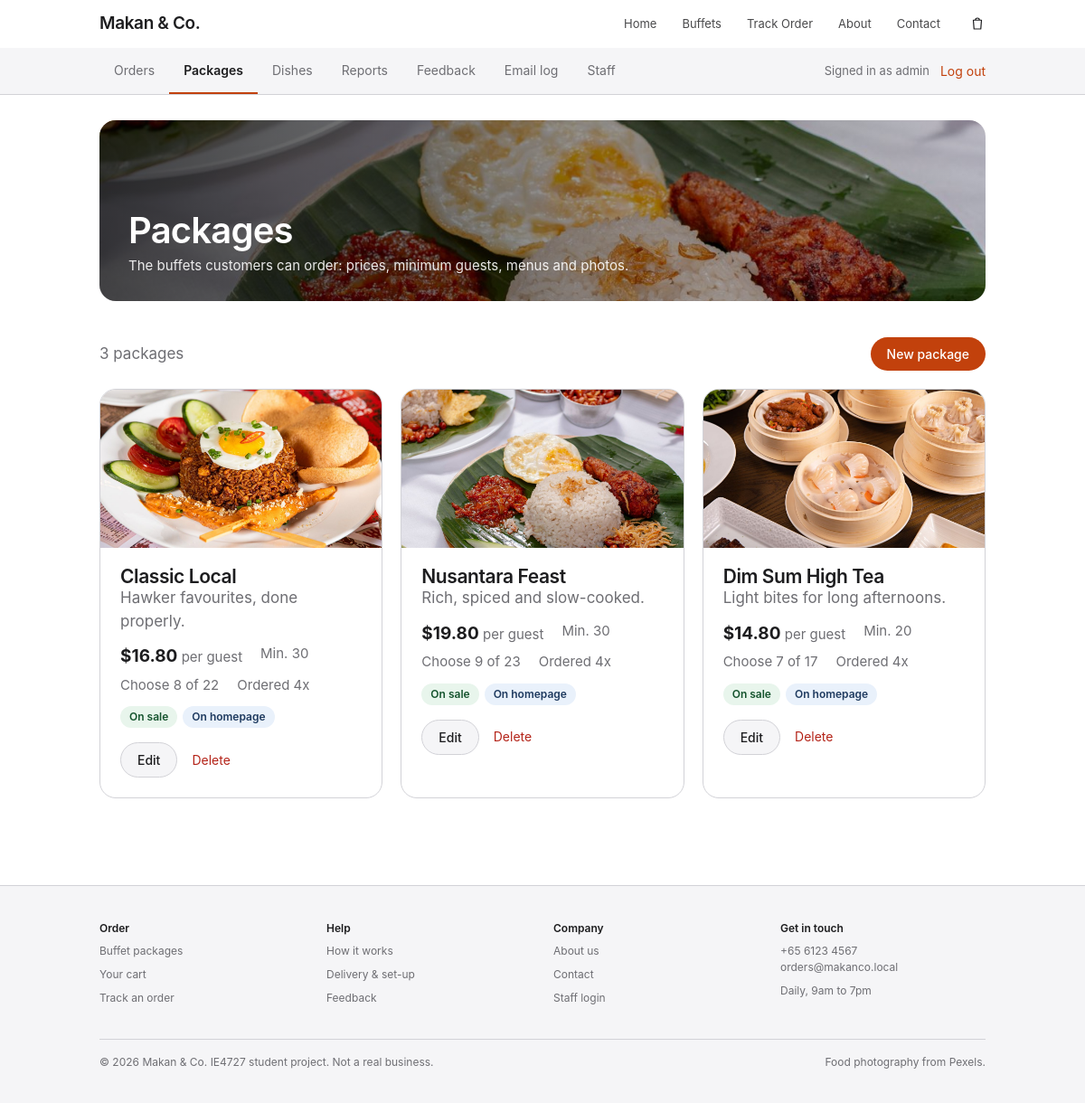
Screenshot of /base/admin.php?view=packages (signed in) with the database file from the repository.
### tables this page shows
CREATE TABLE packages (
    id            INT UNSIGNED AUTO_INCREMENT PRIMARY KEY,
    name          VARCHAR(60)  NOT NULL,
    tagline       VARCHAR(120) NOT NULL,
    description   TEXT         NOT NULL,
    price_per_pax DECIMAL(6,2) NOT NULL,
    min_pax       SMALLINT UNSIGNED NOT NULL,
    image         VARCHAR(120) NOT NULL,
    image_alt     VARCHAR(160) NOT NULL,
    is_featured   TINYINT(1)   NOT NULL DEFAULT 0,
    is_active     TINYINT(1)   NOT NULL DEFAULT 1,
    sort_order    SMALLINT     NOT NULL DEFAULT 0
);

### base/admin.php (called while the page is built, shortened)
<?php
require_once __DIR__ . '/includes/config.php';
$adminViews = [
    'orders'   => ['Orders',    'images/occasion-corporate.jpg'],
    'packages' => ['Packages',  'images/pkg-nusantara.jpg'],
    'dishes'   => ['Dishes',    'images/feature-fresh.jpg'],
    'reports'  => ['Reports',   'images/hero-spread.jpg'],
    'feedback' => ['Feedback',  'images/occasion-family.jpg'],
    'emails'   => ['Email log', 'images/pkg-dim-sum-tea.jpg'],
    'staff'    => ['Staff',     'images/occasion-celebration.jpg'],
];
$subViews = [
    'order'   => 'orders',
    'package' => 'packages',
    'dish'    => 'dishes',
];
$view = getValue('view');
if (isset($subViews[$view])) {
    $activeTab = $subViews[$view];
} elseif (isset($adminViews[$view])) {
    $activeTab = $view;
} else {
    $view = $activeTab = 'orders';
}
require __DIR__ . '/includes/admin/' . $view . '.php';

### base/includes/config.php (called while the page is built, shortened)
<?php
$navItems = [
    'index.php'   => 'Home',
    'buffets.php' => 'Buffets',
    'track.php'   => 'Track Order',
    'about.php'   => 'About',
    'contact.php' => 'Contact',
];
function e($value)
{
    return htmlspecialchars((string) $value, ENT_QUOTES, 'UTF-8');
}
function money($amount)
{
    return '$' . number_format((float) $amount, 2);
}
function cartCount()
{
    return isset($_SESSION['cart']) ? count($_SESSION['cart']) : 0;
}
require_once __DIR__ . '/functions.php';

### base/includes/functions.php (called while the page is built, shortened)
<?php
function getValue($key)
{
    return isset($_GET[$key]) && is_string($_GET[$key]) ? trim($_GET[$key]) : '';
}

### base/includes/admin/packages.php (the view, shortened to what this page needs)
<?php
$pdo = db();
$packages = $pdo->query(
    'SELECT p.*,
            (SELECT COALESCE(SUM(r.choose_count), 0) FROM package_rules r WHERE r.package_id = p.id) AS dishes_to_pick,
            (SELECT COUNT(*) FROM package_dishes pd WHERE pd.package_id = p.id) AS dishes_offered,
            (SELECT COUNT(*) FROM order_items i WHERE i.package_id = p.id) AS times_ordered
     FROM packages p
     ORDER BY p.sort_order, p.name'
)->fetchAll();
$adminHeading = 'Packages';
$adminIntro = 'The buffets customers can order: prices, minimum guests, menus and photos.';
require __DIR__ . '/top.php';
?>
<section class="section-tight">
    <div class="container">
        <div class="toolbar">
            <p class="muted"><?= count($packages) ?> packages</p>
            <a class="btn btn-primary btn-small" href="admin.php?view=package">New package</a>
        </div>
        <div class="admin-cards">
            <?php foreach ($packages as $pkg): ?>
                <article class="admin-card<?= $pkg['is_active'] ? '' : ' is-off' ?>">
                    <img src="<?= e($pkg['image']) ?>" alt="<?= e($pkg['image_alt']) ?>" loading="lazy">
                    <div class="admin-card-body">
                        <h2><?= e($pkg['name']) ?></h2>
                        <p class="muted"><?= e($pkg['tagline']) ?></p>
                        <ul class="package-facts">
                            <li><strong><?= money($pkg['price_per_pax']) ?></strong> per guest</li>
                            <li>Min. <?= (int) $pkg['min_pax'] ?></li>
                            <li>Choose <?= (int) $pkg['dishes_to_pick'] ?> of <?= (int) $pkg['dishes_offered'] ?></li>
                            <li>Ordered <?= (int) $pkg['times_ordered'] ?>x</li>
                        </ul>
                        <p class="admin-card-tags">
                            <span class="badge <?= $pkg['is_active'] ? 'badge-delivered' : '' ?>"><?= $pkg['is_active'] ? 'On sale' : 'Hidden' ?></span>
                            <?php if ($pkg['is_featured']): ?><span class="badge badge-confirmed">On homepage</span><?php endif; ?>
                        </p>
                        <div class="admin-card-actions">
                            <a class="btn btn-secondary btn-small" href="admin.php?view=package&amp;id=<?= (int) $pkg['id'] ?>">Edit</a>
                            <form method="post" action="admin.php?view=packages"
                                  data-confirm="Delete <?= e($pkg['name']) ?>? Past orders keep their details, but the package disappears from the site.">
                                <button class="link-button link-danger" type="submit">Delete</button>
                            </form>
                        </div>
                    </div>
                </article>
            <?php endforeach; ?>
        </div>
    </div>
</section>
<?php require __DIR__ . '/../footer.php'; ?>

### base/includes/header.php (shortened to what this page needs)
<?php
require_once __DIR__ . '/config.php';
$currentPage = basename($_SERVER['SCRIPT_NAME']);
?>
<!DOCTYPE html>
<html lang="en">
<head>
    <link rel="stylesheet" href="css/style.css">
</head>
<body>
<header class="site-header" id="siteHeader">
    <nav class="nav container" aria-label="Main">
        <a class="nav-logo" href="index.php"><?= e(SITE_NAME) ?></a>
        <ul class="nav-links" id="navLinks">
            <?php foreach ($navItems as $file => $label): ?>
                <li>
                    <a href="<?= e($file) ?>"<?= $file === $currentPage ? ' class="active" aria-current="page"' : '' ?>>
                        <?= e($label) ?>
                    </a>
                </li>
            <?php endforeach; ?>
        </ul>
        <a class="nav-cart" href="cart.php" aria-label="Cart, <?= cartCount() ?> item(s)">
            <svg viewBox="0 0 24 24" width="18" height="18" aria-hidden="true">
                <path d="M6 7h12l-1 13H7L6 7Zm3 0a3 3 0 0 1 6 0" fill="none" stroke="currentColor" stroke-width="1.6" stroke-linejoin="round"/>
            </svg>
        </a>
    </nav>
</header>
<main id="main">

### base/includes/admin/top.php (shortened to what this page needs)
<?php
require __DIR__ . '/../header.php';
?>
<section class="admin-bar">
    <div class="container admin-bar-inner">
        <nav class="admin-tabs" aria-label="Staff">
            <?php foreach ($adminViews as $key => $tab): ?>
                <a href="admin.php?view=<?= e($key) ?>"<?= $key === $activeTab ? ' class="active" aria-current="page"' : '' ?>><?= e($tab[0]) ?></a>
            <?php endforeach; ?>
        </nav>
        <form method="post" action="admin.php" class="admin-user">
            <span class="muted">Signed in as <?= e($_SESSION['admin_name']) ?></span>
            <button class="link-button" type="submit" name="action" value="logout">Log out</button>
        </form>
    </div>
</section>
<section class="admin-hero">
    <div class="container">
        <div class="admin-hero-inner">
            <img src="<?= e($adminViews[$activeTab][1]) ?>" alt="" loading="lazy">
            <div class="admin-hero-text">
                <h1><?= e($adminHeading) ?></h1>
                <?php if (!empty($adminIntro)): ?><p><?= e($adminIntro) ?></p><?php endif; ?>
            </div>
        </div>
    </div>
</section>

### base/includes/footer.php (shortened to what this page needs)
</main>
<footer class="site-footer">
    <div class="container">
        <div class="footer-grid">
            <div>
                <h2 class="footer-heading">Order</h2>
                <ul>
                    <li><a href="buffets.php">Buffet packages</a></li>
                    <li><a href="cart.php">Your cart</a></li>
                    <li><a href="track.php">Track an order</a></li>
                </ul>
            </div>
            <div>
                <h2 class="footer-heading">Help</h2>
                <ul>
                    <li><a href="index.php#how-it-works">How it works</a></li>
                    <li><a href="about.php#delivery">Delivery &amp; set-up</a></li>
                    <li><a href="contact.php">Feedback</a></li>
                </ul>
            </div>
            <div>
                <h2 class="footer-heading">Company</h2>
                <ul>
                    <li><a href="about.php">About us</a></li>
                    <li><a href="contact.php">Contact</a></li>
                    <li><a href="admin.php">Staff login</a></li>
                </ul>
            </div>
            <div>
                <h2 class="footer-heading">Get in touch</h2>
                <p><?= e(CONTACT_PHONE) ?><br><?= e(CONTACT_EMAIL) ?></p>
                <p>Daily, 9am to 7pm</p>
            </div>
        </div>
        <div class="footer-legal">
            <p>&copy; <?= date('Y') ?> <?= e(SITE_NAME) ?> IE4727 student project. Not a real business.</p>
            <p>Food photography from Pexels.</p>
        </div>
    </div>
</footer>
</body>
</html>

### rows the page displays
packages: image (picture), name "Classic Local", tagline "Hawker favourites, done properly.", price_per_pax "$16.80", min_pax "30", dishes_to_pick "8", dishes_offered "22", times_ordered "4", is_active "On sale", is_featured "On homepage"
packages: image (picture), name "Nusantara Feast", tagline "Rich, spiced and slow-cooked.", price_per_pax "$19.80", min_pax "30", dishes_to_pick "9", dishes_offered "23", times_ordered "4", is_active "On sale", is_featured "On homepage"
packages: image (picture), name "Dim Sum High Tea", tagline "Light bites for long afternoons.", price_per_pax "$14.80", min_pax "20", dishes_to_pick "7", dishes_offered "17", times_ordered "4", is_active "On sale", is_featured "On homepage"

### other values shown
SITE_NAME "Makan & Co."
$label "Home"
$label "Buffets"
$label "Track Order"
$label "About"
$label "Contact"
$tab[0] "Orders"
$tab[0] "Packages"
$tab[0] "Dishes"
$tab[0] "Reports"
$tab[0] "Feedback"
$tab[0] "Email log"
$tab[0] "Staff"
$_SESSION['admin_name'] "admin"
$adminHeading "Packages"
